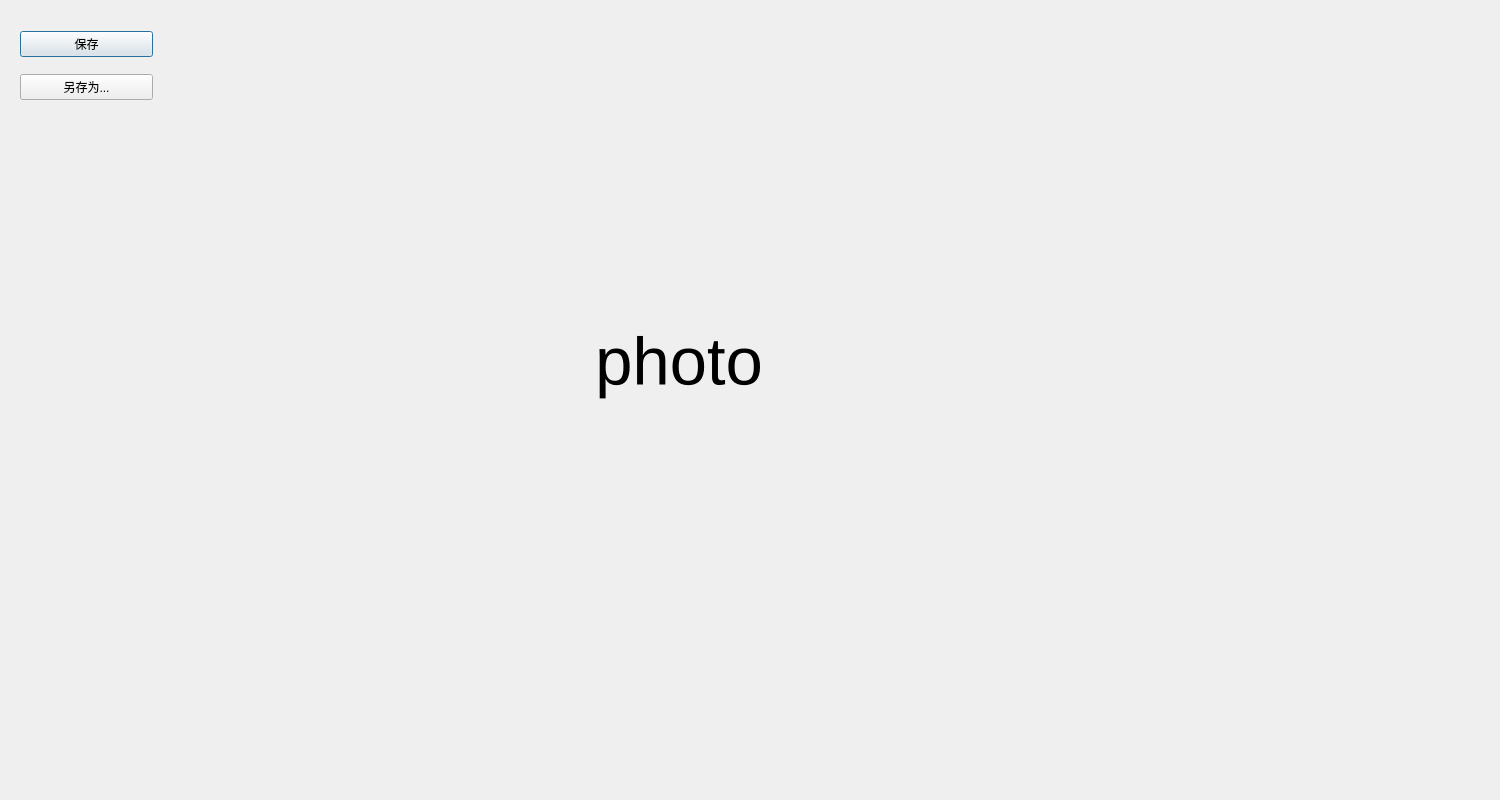
<?xml version="1.0" encoding="UTF-8"?>
<ui version="4.0">
 <class>Dialog</class>
 <widget class="QDialog" name="Dialog">
  <property name="geometry">
   <rect>
    <x>0</x>
    <y>0</y>
    <width>1500</width>
    <height>800</height>
   </rect>
  </property>
  <property name="windowTitle">
   <string>Dialog</string>
  </property>
  <widget class="QLabel" name="photo">
   <property name="geometry">
    <rect>
     <x>170</x>
     <y>40</y>
     <width>1018</width>
     <height>643</height>
    </rect>
   </property>
   <property name="font">
    <font>
     <pointsize>50</pointsize>
    </font>
   </property>
   <property name="text">
    <string>photo</string>
   </property>
   <property name="alignment">
    <set>Qt::AlignCenter</set>
   </property>
  </widget>
  <widget class="QWidget" name="layoutWidget">
   <property name="geometry">
    <rect>
     <x>20</x>
     <y>20</y>
     <width>133</width>
     <height>92</height>
    </rect>
   </property>
   <layout class="QVBoxLayout" name="verticalLayout">
    <property name="rightMargin">
     <number>0</number>
    </property>
    <item>
     <widget class="QPushButton" name="save">
      <property name="text">
       <string>保存</string>
      </property>
     </widget>
    </item>
    <item>
     <widget class="QPushButton" name="save_as">
      <property name="text">
       <string>另存为...</string>
      </property>
     </widget>
    </item>
   </layout>
  </widget>
 </widget>
 <resources/>
 <connections/>
</ui>
